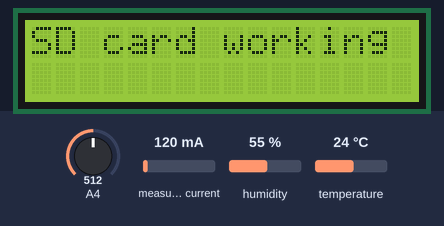
Recording of a sketch running on a simulated Arduino Uno, built with avr-gcc and run on an emulated ATmega328P. Shown: 16×2 character LCD. Inputs (shaded band) come from the test bench; at power-on: measured current 120 mA, temperature 24 °C, A4 = 512, humidity 55 %. Storage starts empty; what the sketch prints to the serial monitor is not drawn.

Above: at 0.1 s.
2.3 s: measured current set to 40 mA
At 5.1 s:
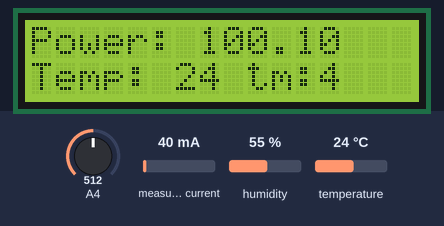
6.8 s: temperature set to 12 °C
At 9.3 s:
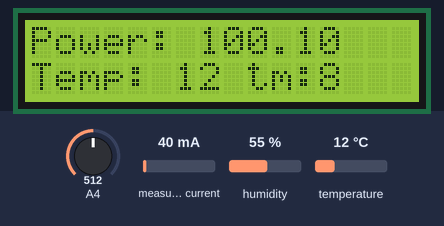
11.1 s: A4 set to 716
At 13.3 s:
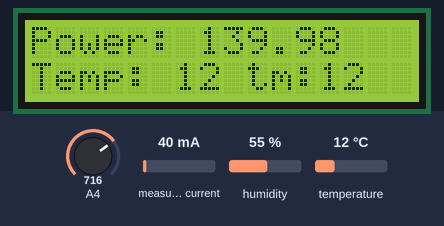
15.3 s: measured current set to 500 mA
At 17.8 s:
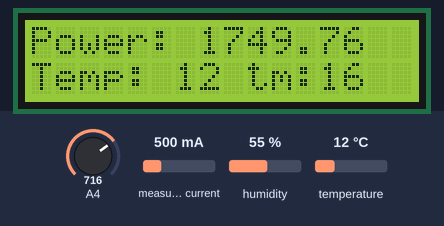
19.5 s: temperature set to 19 °C
At 21.7 s:
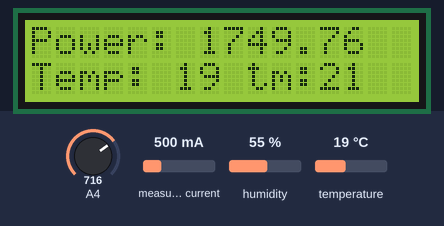
23.8 s: A4 set to 992
At 26.3 s:
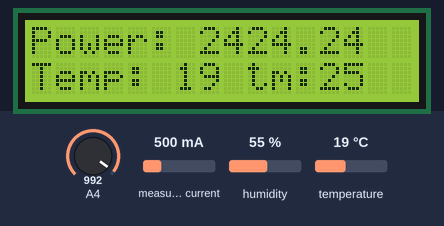
Timing chart, 0 to 27.8 s (numbered marks = the images above; inputs shaded):
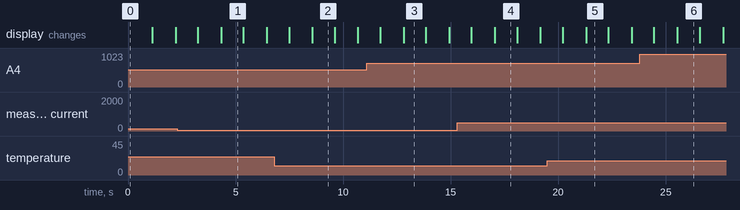

The sketch:

solar_panel_3.0.ino
```cpp
// Daniel the Solar Paniel code
// by tscarioli
// 12/05/2023

// INA 219 libraries
// source: http://scipia.co.kr/cms/blog/248?ckattempt=3
#include <Wire.h>
#include <INA219_WE.h>
#define I2C_ADDRESS 0x40

INA219_WE ina219(I2C_ADDRESS);
//temperature sensor (DHT) library
#include <DHT11.h>
//digital pin 8
DHT11 dht11(8);

//SD card sensor library
#include <SPI.h>
#include <SD.h>
File myFile;
const int chipSelect = 10;

//display library
#include <LiquidCrystal.h>
const int rs = 7, en = 6, d4 = 5, d5 = 4, d6 = 3, d7 = 2;
LiquidCrystal lcd(rs, en, d4, d5, d6, d7);

void setup() {

  Serial.begin(9600);
  Wire.begin();
  if (!ina219.init()) {
    Serial.println("INA219 not connected!");
  }
  Serial.println("INA219 Current Sensor with solar panel");

  lcd.begin(16, 2);//starts display
  lcd.setCursor(0,0);

  Serial.print("Initializing SD card...");
  //prints error message if SD doesn't work
  if (!SD.begin()) {
    Serial.println("initialization failed!");
    lcd.print("SD card not working"); //prints the message to the display
    return;
  }
  Serial.println("initialization done.");
  lcd.print("SD card working");
  delay(1000);


  myFile = SD.open("data.csv", FILE_WRITE); //opens data.csv
  if (myFile) {
    Serial.println("data.csv:");

    // read from the file until there's nothing else in it:
    while (myFile.available()) {
      Serial.write(myFile.read());
    }
    // // close the file:
    myFile.close();
  } else {
    // if the file didn't open, print an error:
    Serial.println("error opening data.csv");
  }
}

void loop() {
  lcd.clear();
  myFile = SD.open("data.csv", FILE_WRITE); //opens data.csv

  float current_mA = 0.0;
  //voltage measured by arduino
  int sensorValue = analogRead(A4);
  float voltage = sensorValue * (5.0 / 1023.0);
  //current from INA219
  current_mA = ina219.getCurrent_mA();
  float power_mW = (voltage * current_mA);

  //temperature sensor variables
  float temperature = dht11.readTemperature();
  float humidity = dht11.readHumidity();

  //time
  int time = millis()/1000;


  //INA 219 prints
  Serial.print("Voltage [V]: "); Serial.println(voltage);
  Serial.print("Current[mA]: "); Serial.println(current_mA);
  Serial.print("Power [mW]: "); Serial.println(power_mW);
  //DHT prints
  Serial.print("Temperature: "); Serial.print(temperature); Serial.println("°C");
  Serial.print("Humidity: "); Serial.print(humidity); Serial.println("%");
  //time prints
  Serial.print("Time [S]: "); Serial.println(time);

  //time stamps
  myFile.print(time); myFile.print(",");
  //INA 219 SD prints
  myFile.print(voltage); myFile.print(",");
  myFile.print(current_mA); myFile.print(",");
  myFile.print(power_mW); myFile.print(",");
  //DHT prints
  myFile.print(temperature); myFile.print(",");
  myFile.print(humidity); myFile.println(",");

  Serial.println();
  myFile.close();

  lcd.setCursor(0,0);
  lcd.print("Power: "); lcd.print(power_mW);
  lcd.setCursor(0, 1);
  lcd.print("Temp: "); lcd.print(int(temperature)); lcd.print(" tm:"); lcd.print(time);

  delay(1000);
}
```

Measured:
- what the display in image 1 shows lasts 1.1 s, from 4.3 s to 5.4 s
